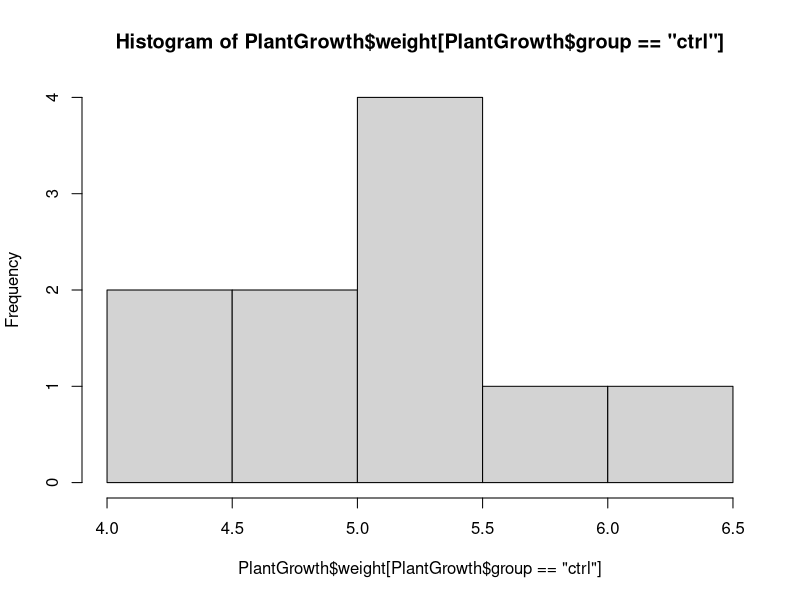
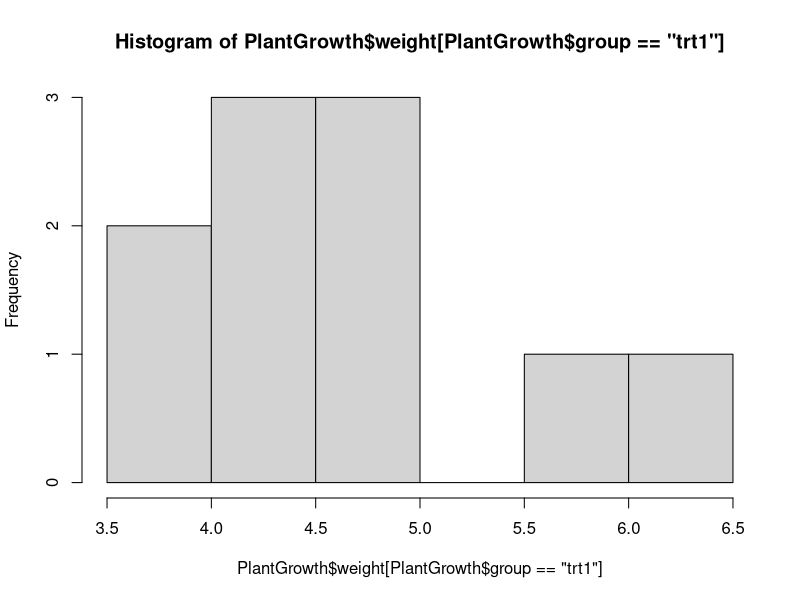
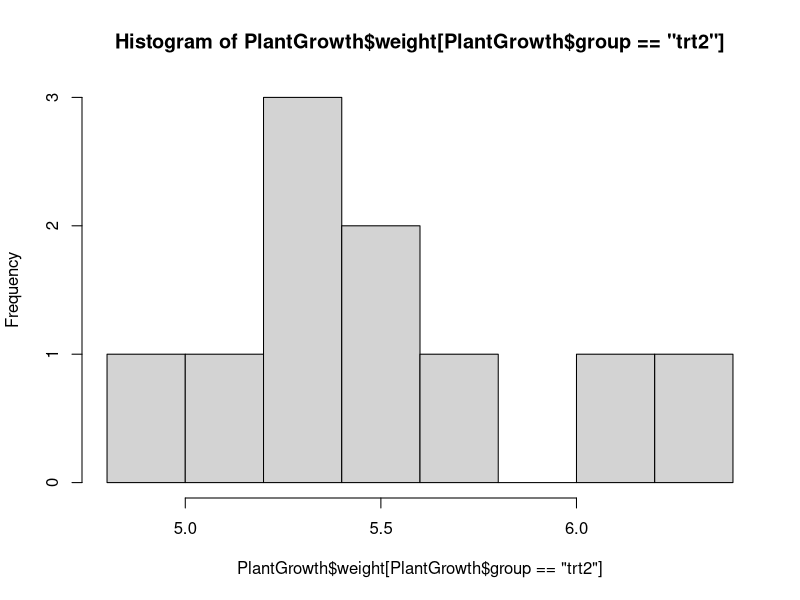
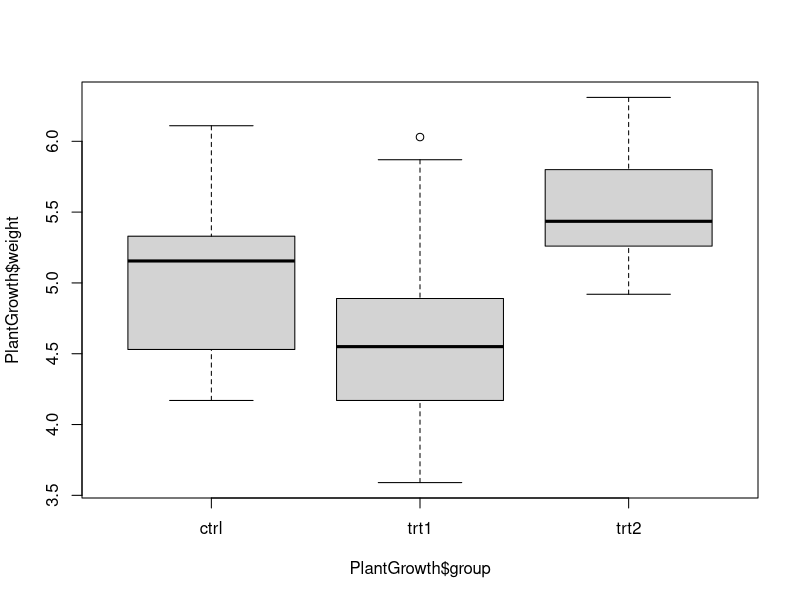

The R source for these figures, in order:
#Week 4 HW

data(PlantGrowth)
summary(PlantGrowth)

hist(PlantGrowth$weight[PlantGrowth$group=="ctrl"])
hist(PlantGrowth$weight[PlantGrowth$group=="trt1"])
hist(PlantGrowth$weight[PlantGrowth$group=="trt2"])

mean(PlantGrowth$weight[PlantGrowth$group=="ctrl"])
mean(PlantGrowth$weight[PlantGrowth$group=="trt1"])
mean(PlantGrowth$weight[PlantGrowth$group=="trt2"])

t.test(PlantGrowth$weight[PlantGrowth$group=="ctrl"],PlantGrowth$weight[PlantGrowth$group=="trt1"])
t.test(PlantGrowth$weight[PlantGrowth$group=="ctrl"],PlantGrowth$weight[PlantGrowth$group=="trt2"])

boxplot(PlantGrowth$weight ~ PlantGrowth$group)
